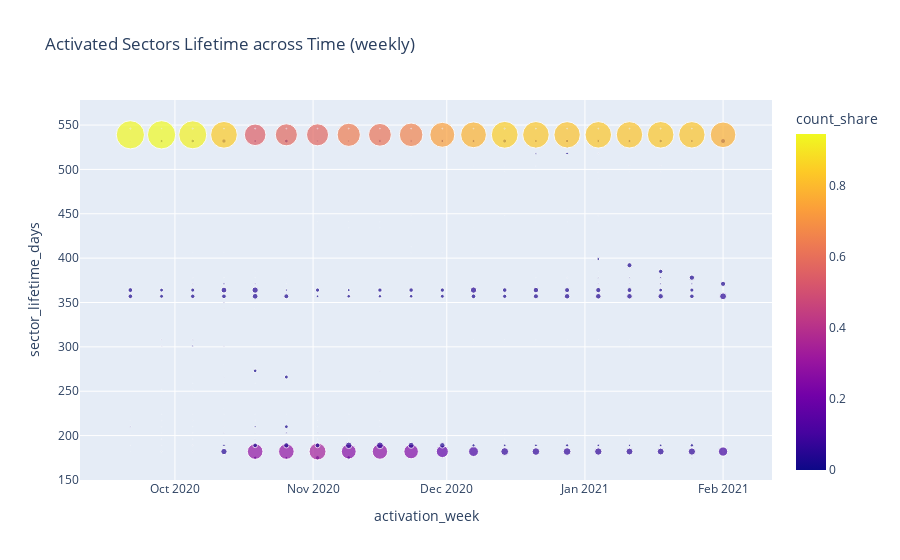

The cell this chart's notebook holds for it:
### Code cell
s = fig_df.groupby('activation_week').apply(lambda df: df.sector_count / df.sector_count.sum())
s.name = 'count_share'

z_df = fig_df.assign(count_share=s.values)

fig = px.scatter(z_df,
                 x='activation_week',
                 y='sector_lifetime_days',
                 size='count_share',
                 color='count_share',
                 title='Activated Sectors Lifetime across Time (weekly)')
fig.show()

### Figure 1 — Plotly figure (JSON) as saved in the notebook; plotly's stock layout.template omitted (floating-point values rounded to 4 significant figures; data arrays with more than 128 entries replaced by an {"elided": "..."} marker saying what was removed)
{"data": [{"hovertemplate": "activation_week=%{x}<br>sector_lifetime_days=%{y}<br>count_share=%{marker.color}<extra></extra>", "legendgroup": "", "marker": {"color": {"elided": "418 float values"}, "coloraxis": "coloraxis", "size": {"elided": "418 float values"}, "sizemode": "area", "sizeref": 0.002367, "symbol": "circle"}, "mode": "markers", "name": "", "orientation": "v", "showlegend": false, "type": "scatter", "x": {"elided": "418 str values"}, "xaxis": "x", "y": {"elided": "418 int values"}, "yaxis": "y"}], "layout": {"autosize": true, "coloraxis": {"colorbar": {"title": {"text": "count_share"}}, "colorscale": [[0, "#0d0887"], [0.1111, "#46039f"], [0.2222, "#7201a8"], [0.3333, "#9c179e"], [0.4444, "#bd3786"], [0.5556, "#d8576b"], [0.6667, "#ed7953"], [0.7778, "#fb9f3a"], [0.8889, "#fdca26"], [1, "#f0f921"]]}, "legend": {"itemsizing": "constant", "tracegroupgap": 0}, "title": {"text": "Activated Sectors Lifetime across Time (weekly)"}, "xaxis": {"anchor": "y", "autorange": true, "domain": [0, 1], "range": ["2020-09-02 17:07:01.8844", "2021-02-18 09:11:43.5249"], "title": {"text": "activation_week"}, "type": "date"}, "yaxis": {"anchor": "x", "autorange": true, "domain": [0, 1], "range": [144.4, 587.1], "title": {"text": "sector_lifetime_days"}, "type": "linear"}}}
